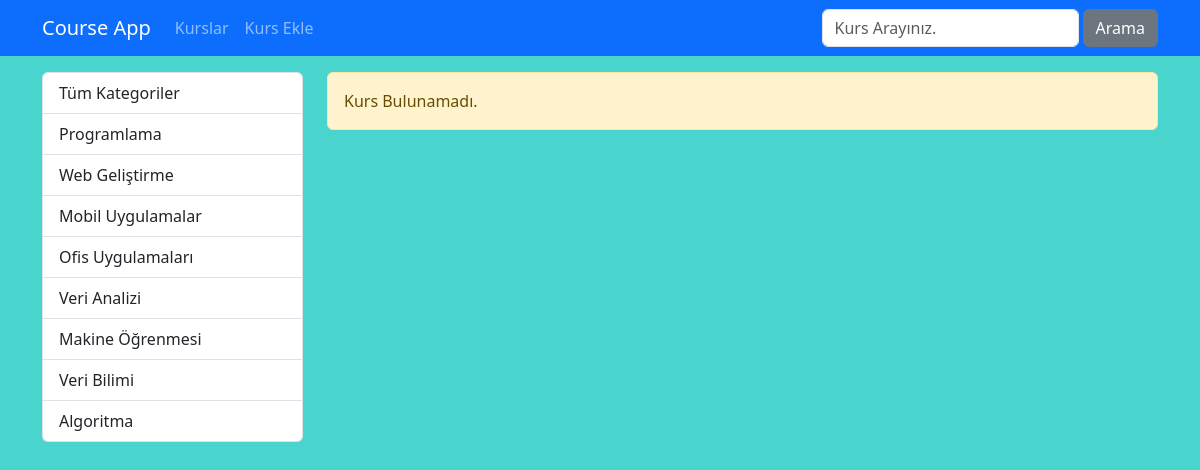
The app's page /kurs/ with its own data.
### courses/models.py (models this page shows, shortened)
class Category(models.Model):
    name = models.CharField(max_length=40)
    slug = models.SlugField(default="", null=False, unique=True, db_index=True, max_length=50)

### courses/views.py (the view)
# urls.py: path('', index, name="index"),
def index(request):
    kurslar = Course.objects.filter(isActive=1, isHome=1)
    kategoriler = Category.objects.all()
    context = dict(
        categories = kategoriler,
        courses = kurslar,
    )
    return render(request, 'courses/index.html', context)

### courses/templates/courses/index.html (shortened to what this page needs)
{% extends 'layout.html' %}
{% load static %}
{% block css_files %}
    <link rel="stylesheet" href="{% static 'courses/css/style.css' %}">
{% endblock %}
{% block content %}
    <div class="container mt-3">
        <div class="row">
            <div class="col-3">
                {% include 'courses/partials/_categories.html' %}
            </div>
            <div class="col-9">
                {% if page_obj.object_list|length == 0 %}
                    <div class="alert alert-warning">Kurs Bulunamadı.</div>
                {% endif %}
            </div>
        </div>
    </div>
{% endblock content %}

### courses/templates/courses/partials/_categories.html
<div class="list-group">
    <a href="/kurs" class="list-group-item list-group-item-action">Tüm Kategoriler</a>
    {% for category in categories %}
        <a href="{% url 'courses_by_category' category.slug %}" class="list-group-item list-group-item-action {% if seciliKategori == category.slug %}active{% endif %}">{{ category.name|title }}</a>
    {% endfor %}
</div>

### courses/static/courses/css/style.css (style rules this page uses)
body { background-color: rgb(73, 212, 205); }

### records on screen
Category: name "Programlama"
Category: name "Web Geliştirme"
Category: name "Mobil Uygulamalar"
Category: name "Ofis Uygulamaları"
Category: name "Veri Analizi"
Category: name "Makine Öğrenmesi"
Category: name "Veri Bilimi"
Category: name "Algoritma"
